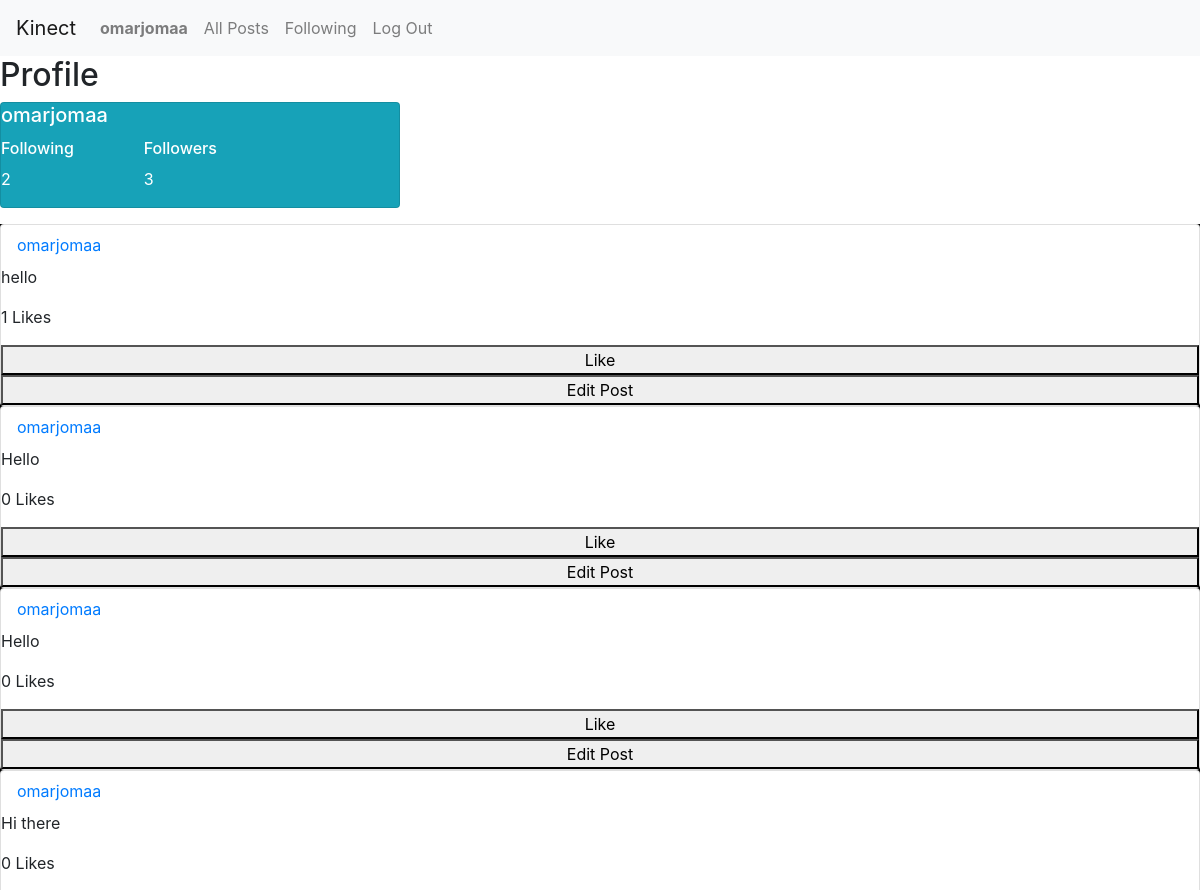
/profile/omarjomaa (signed in, upper part), run on an earlier commit of the app's database.
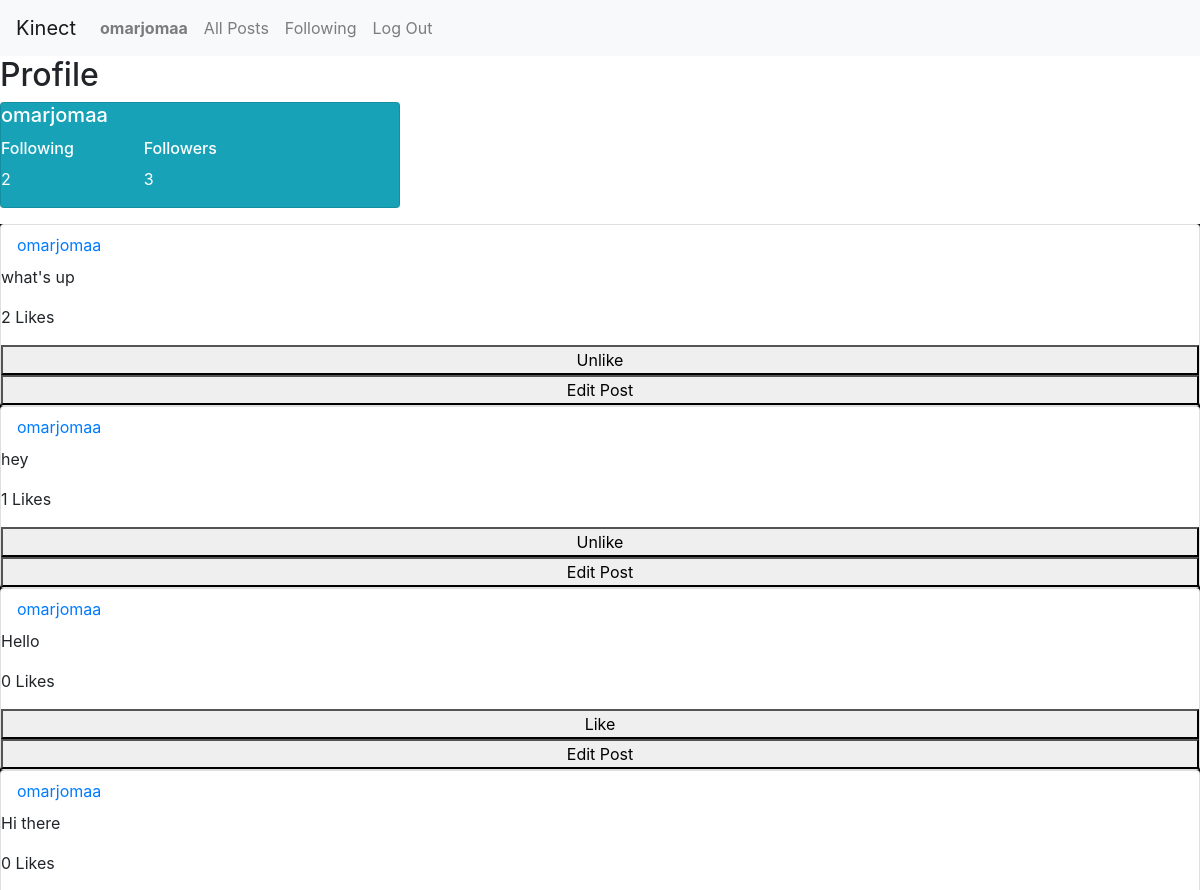
And on a later commit of the database.
### kinect/models.py (models this page shows, shortened)
class NewPost(models.Model):
    user = models.ForeignKey("User", on_delete=models.CASCADE, related_name="user")
    body = models.TextField(blank=True)
    Timestamp= models.DateTimeField(auto_now_add=True)
    like = models.ManyToManyField('User',symmetrical=False, related_name="like_post")

class User(AbstractUser):
    following= models.ManyToManyField('self',symmetrical=False, related_name="user_following")
    follower= models.ManyToManyField('self',symmetrical=False, related_name="user_followers")
    def __str__(self):
        return f"{self.username}"

### kinect/views.py (the view)
# urls.py: path("profile/<str:user>", views.profile, name='profile'),
def profile(request, user):
    if request.user.is_authenticated:
        user = get_object_or_404(User, username=user)
        posts= NewPost.objects.filter(user=user)
        paginator=Paginator(posts,10)
        page_number = request.GET.get('page')
        page_obj = paginator.get_page(page_number)
    else:
        HttpResponseRedirect(reverse('login'))
    return render(request, "network/profile.html", {
        "page_obj": page_obj,
        "user": user
    })

### kinect/templates/network/profile.html (shortened to what this page needs)
{% extends 'network/layout.html' %}
{% load static %}
{% block body %}
<div id="profile">
    <h2>Profile</h2>
    <div class="card text-white bg-info mb-3" style="max-width: 25rem;">
        <h5 id="username" class="card-title">{{user}}</h5>
        <div class="row">
            <div class="col-md-4">
                <h6> Following</h6>
                <p id="following-count">{{user.following.all.count}}</p>
            </div>
            <div class="col-md-4">
                <h6> Followers</h6>
                <p id="follower-count">{{user.follower.all.count}}</p>
            </div>
            <div class="col-md-4">
            </div>
        </div>
    </div>
</div>
<div id="posts">
    {% for p in page_obj %}
        <div id="{{p.id}}" class="card">
            <a class="nav-link" href="{% url 'profile' p.user %}"> {{p.user}} </a>
            <p class="card-text"> {{p.body}} </p>
            <p class="likes">{{p.like.count}} Likes</p>
            {% if request.user in p.like.all %}
                <button class="like-toggle">Unlike</button>
            {% else %}
                <button class="like-toggle">Like</button>
            {% endif %}
            {% if request.user == p.user %}
                <button class="edit" type="button"> Edit Post </button>
            {% endif %}
        </div>
    {% endfor %}
</div>
{% endblock %}

What changed in the data, as far as the page shows it:
changed NewPost: body "hello" → "what's up"; like.count "1" → "2"; text "Like" → "Unlike"
changed NewPost: body "Hello" → "hey"; like.count "0" → "1"; text "Like" → "Unlike"
